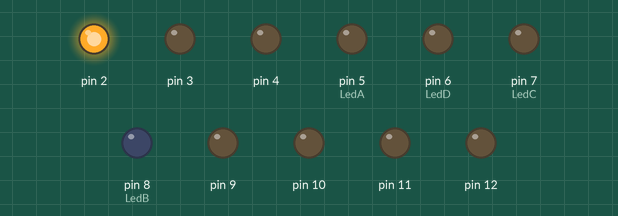
This sketch was run on a simulated Arduino Uno, built with avr-gcc and run on an emulated ATmega328P. Parts: output pins drawn as LEDs (lit = HIGH).

Above: at 1.8 s.
At 2.7 s:
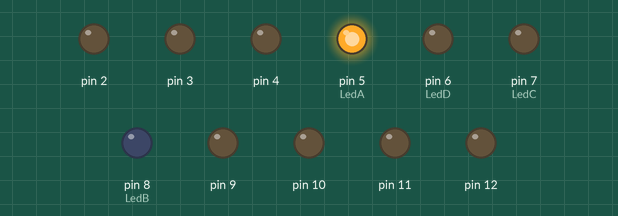
At 3.7 s:
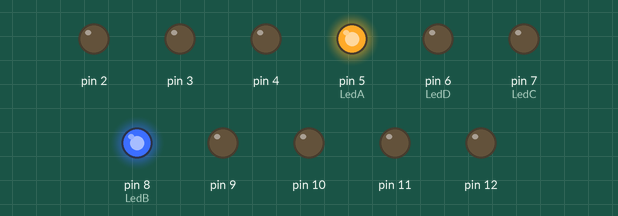
At 5.6 s:
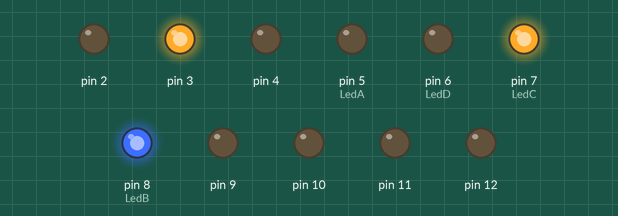
At 7.5 s:
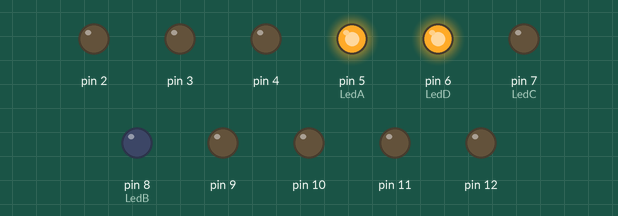
At 9.4 s:
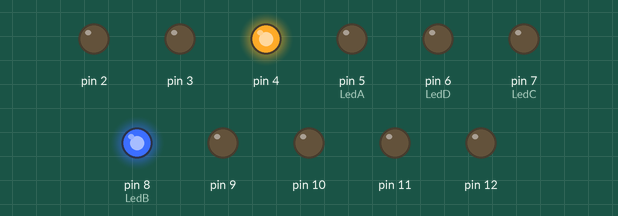
Timing chart, 0 to 9.7 s (numbered marks = the images above):
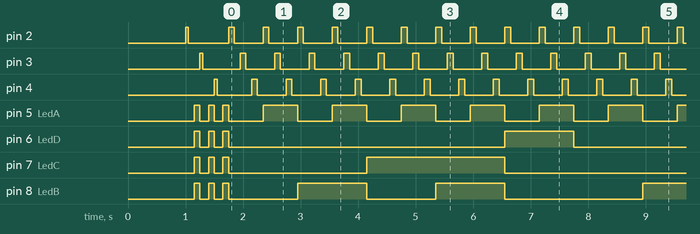

The sketch:

Testing.ino
```cpp
// OSMOGAS Potato Testing program
// Blinks LED's and shows numbers on display

const int LedA = 5;
const int LedB = 8;
const int LedC = 7;
const int LedD = 6;
int count = 0;
int i;

void setup()
{
  // Configure 2-8 pins as output
  DDRD = DDRD | B11111100;
  DDRB = B11111;

  delay(1000);
  // Start sequence
  Disp_Break();
}

void loop()
{

  //Display(map(analogRead(0), 600, 1000, 0, 9));
  Display(i);
  if (i<9) { i++; }
    else { i = 0; };
  digitalWrite(2, HIGH);
  delay(100);
  digitalWrite(2, LOW);
  delay(100);

  digitalWrite(3, HIGH);
  delay(100);
  digitalWrite(3, LOW);
  delay(100);

  digitalWrite(4, HIGH);
  delay(100);
  digitalWrite(4, LOW);
  delay(100);

}

// This function outputs the supplied value to the display.
void Display(int n)
{
  digitalWrite(LedD, ((n >> 3) & 1) ? HIGH : LOW);
  digitalWrite(LedC, ((n >> 2) & 1) ? HIGH : LOW);
  digitalWrite(LedB, ((n >> 1) & 1) ? HIGH : LOW);
  digitalWrite(LedA, (n & 1) ? HIGH : LOW);
}

void Disp_Break()
{
  for (int i = 0; i<3; i++ ) {
    Display(0);
    digitalWrite(i+2, HIGH);
    delay(50);
    digitalWrite(i+2, LOW);
    delay(100);
    Blank();
    delay(100);

  }
}

void Blank()
{
  digitalWrite(LedD, HIGH);
  digitalWrite(LedC, HIGH);
  digitalWrite(LedB, HIGH);
  digitalWrite(LedA, HIGH);
}
```

Measured:
- by itself, pin 2, pin 3: repeats every 0.60 s: HIGH 0.10 s, LOW 0.50 s
- by itself, pin 4: alternates HIGH for 0.10 s and LOW for 0.50 s
- by itself, pin 5 (LedA): goes LOW 0.15 s, HIGH 0.10 s, LOW 0.15 s, HIGH 0.10 s, 31 × (LOW 0.60 s, HIGH 0.60 s), LOW 0.60 s, then HIGH
- by itself, pin 6 (LedD): goes LOW 0.15 s, HIGH 0.10 s, LOW 0.15 s, HIGH 0.10 s, 6 × (LOW 4.8 s, HIGH 1.2 s), then LOW
- by itself, pin 7 (LedC): HIGH → LOW at 1.3 s, → HIGH 0.15 s later, → LOW 0.10 s later, → HIGH 0.15 s later, … (17 changes in this stretch)
- by itself, pin 8 (LedB): HIGH → LOW at 1.3 s, → HIGH 0.15 s later, → LOW 0.10 s later, → HIGH 0.15 s later, … (30 changes in this stretch)
